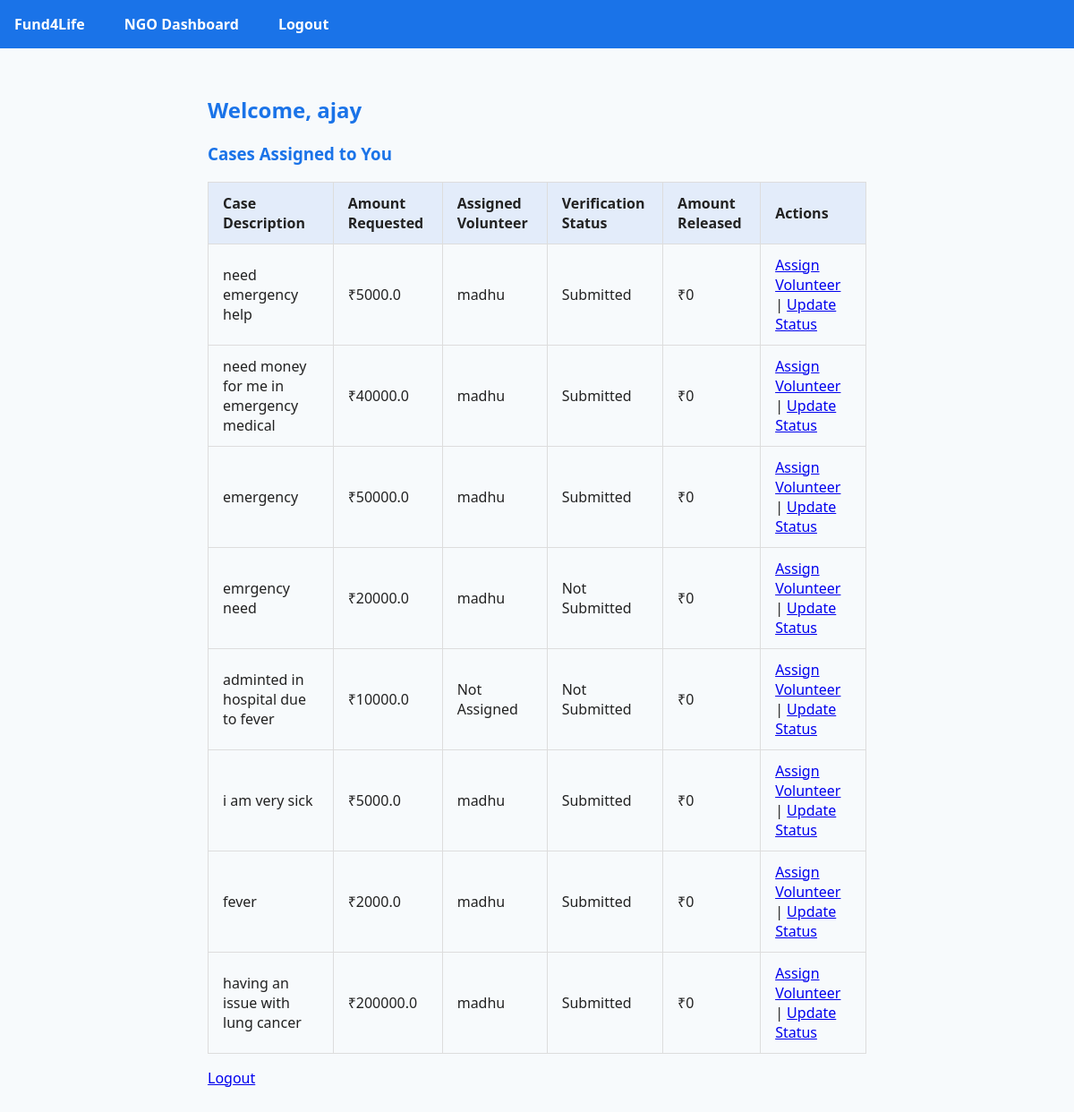
/ngo/dashboard (signed in), run on the app's committed database.
### models/ngo.py (models this page shows)
class NGO(db.Model):
    __tablename__ = 'ngo'
    id = db.Column(db.Integer, primary_key=True)
    name = db.Column(db.String(120), nullable=False)
    email = db.Column(db.String(120), unique=True, nullable=False)
    description = db.Column(db.String(300), nullable=False)
    password = db.Column(db.String(200), nullable=False)  # Password field for hashed password
    is_approved = db.Column(db.Boolean, default=False)
    assigned_cases = db.relationship('EmergencyCase', backref='assigned_ngo_obj', lazy=True, foreign_keys='EmergencyCase.assigned_ngo')

### models/emergency_case.py (models this page shows)
class EmergencyCase(db.Model):
    __tablename__ = 'emergency_case'
    id = db.Column(db.Integer, primary_key=True)
    donor_id = db.Column(db.Integer, db.ForeignKey('donor.id'), nullable=False)
    description = db.Column(db.String(500), nullable=False)
    amount_requested = db.Column(db.Float, nullable=False)
    status = db.Column(db.String(20), default='Pending')
    assigned_ngo = db.Column(db.Integer, db.ForeignKey('ngo.id'), nullable=True)
    assigned_volunteer = db.Column(db.Integer, db.ForeignKey('volunteer.id'), nullable=True)  # Add this field
    created_at = db.Column(db.DateTime, server_default=db.func.now())
    document_filename = db.Column(db.String(300), nullable=True)

### models/volunteer.py (models this page shows)
class Volunteer(db.Model):
    __tablename__ = 'volunteer'
    id = db.Column(db.Integer, primary_key=True)
    name = db.Column(db.String(120), nullable=False)
    email = db.Column(db.String(120), unique=True, nullable=False)
    phone = db.Column(db.String(20), nullable=True)
    password = db.Column(db.String(200), nullable=False)

### ngo.py (the view)
@ngo_bp.route('/dashboard')
def dashboard():
    if 'ngo_id' not in session:
        flash("Please login first", "danger")
        return redirect(url_for('ngo.login'))
    ngo = NGO.query.get(session['ngo_id'])
    cases = EmergencyCase.query.filter_by(assigned_ngo=ngo.id).all()
    case_details = []
    for case in cases:
        volunteer = None
        if case.assigned_volunteer:
            volunteer = Volunteer.query.get(case.assigned_volunteer)
        verification_report = VerificationReport.query.filter_by(case_id=case.id).order_by(VerificationReport.submitted_at.desc()).first()
        verification_status = "Not Submitted"
        if verification_report:
            verification_status = "Submitted"
        case_details.append({
            'case': case,
            'volunteer': volunteer,
            'verification_status': verification_status,
            'verified': verification_report is not None,
            'verification_report': verification_report
        })
    return render_template('ngo/dashboard.html', ngo=ngo, case_details=case_details)

### templates/ngo/dashboard.html
{% extends 'base.html' %}
{% block content %}
<h2>Welcome, {{ ngo.name }}</h2>
<h3>Cases Assigned to You</h3>
{% if case_details %}
<table border="1" cellpadding="6">
  <thead>
    <tr>
      <th>Case Description</th>
      <th>Amount Requested</th>
      <th>Assigned Volunteer</th>
      <th>Verification Status</th>
      <th>Amount Released</th>
      <th>Actions</th>
    </tr>
  </thead>
  <tbody>
  {% for item in case_details %}
    <tr>
      <td>{{ item.case.description }}</td>
      <td>₹{{ item.case.amount_requested }}</td>
      <td>{{ item.volunteer.name if item.volunteer else 'Not Assigned' }}</td>
      <td>{{ item.verification_status }}</td>
      <td>₹{{ item.case.amount_released if item.case.amount_released else '0' }}</td>
      <td>
        <a href="{{ url_for('ngo.assign_volunteer', case_id=item.case.id) }}">Assign Volunteer</a> |
        <a href="{{ url_for('ngo.update_case_status', case_id=item.case.id) }}">Update Status</a>
      </td>
    </tr>
  {% endfor %}
  </tbody>
</table>
{% else %}
<p>No cases assigned to your NGO yet.</p>
{% endif %}
<a href="{{ url_for('ngo.logout') }}">Logout</a>
{% endblock %}

### static/css/styles.css (style rules this page uses)
body { font-family: 'Segoe UI', Tahoma, Geneva, Verdana, sans-serif; margin: 0; padding: 0; background: #f7fafc; color: #222; }
h1, h2, h3, h4 { color: #1a73e8; }
table { width: 100%; border-collapse: collapse; margin: 1em 0; }
th, td { border: 1px solid #ddd; padding: 0.75em 1em; text-align: left; }
th { background: #e3ecfa; }

### data on the page
NGO: name "ajay"
EmergencyCase: case.description "need emergency help", case.amount_requested "5000.0"
Volunteer: volunteer "madhu" "madhu" "madhu" "madhu" "madhu" "madhu" "madhu"
EmergencyCase: case.description "need money for me in emergency medical", case.amount_requested "40000.0"
EmergencyCase: case.description "emergency", case.amount_requested "50000.0"
EmergencyCase: case.description "emrgency need", case.amount_requested "20000.0"
EmergencyCase: case.description "adminted in hospital due to fever", case.amount_requested "10000.0"
EmergencyCase: case.description "i am very sick", case.amount_requested "5000.0"
EmergencyCase: case.description "fever", case.amount_requested "2000.0"
EmergencyCase: case.description "having an issue with lung cancer", case.amount_requested "200000.0"

### other printed values
{{ item.verification_status }} "Submitted" "Submitted" "Submitted" "Not Submitted" "Not Submitted" "Submitted" "Submitted" "Submitted"
{{ item.case.amount_released if item.case.amount_released else '0' }} "0" "0" "0" "0" "0" "0" "0" "0"
{{ item.volunteer.name if item.volunteer else 'Not Assigned' }} "Not Assigned"
